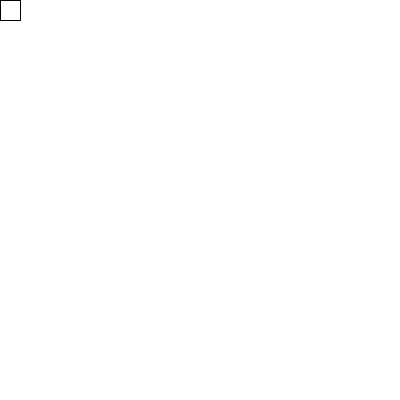
Frame 1 (no input)
Frame 60 (the mouse pressed at the canvas centre just before this capture): identical to frame 1, image omitted
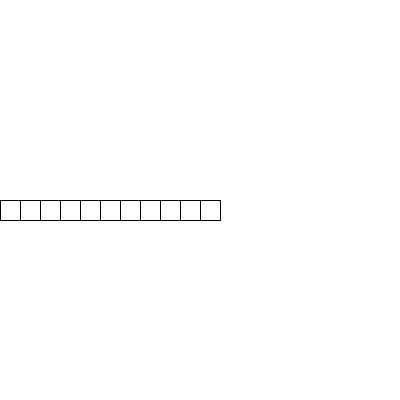
Frame 120 (the mouse held since frame 60 and released just before this capture)

The Processing sketch that drew these frames (run headless with seeded random() and noise(); from frame 60 on, the mouse is pressed at the canvas centre):

// Processing sketch: sketch_140523a
// ── sketch_140523a.pde
void setup(){
  size(400,400);
}

void draw(){
  background(255);
  for(int i = 0;i<40;i++){
    rect(mouseX-20*i,mouseY,20,20);
  }
}
